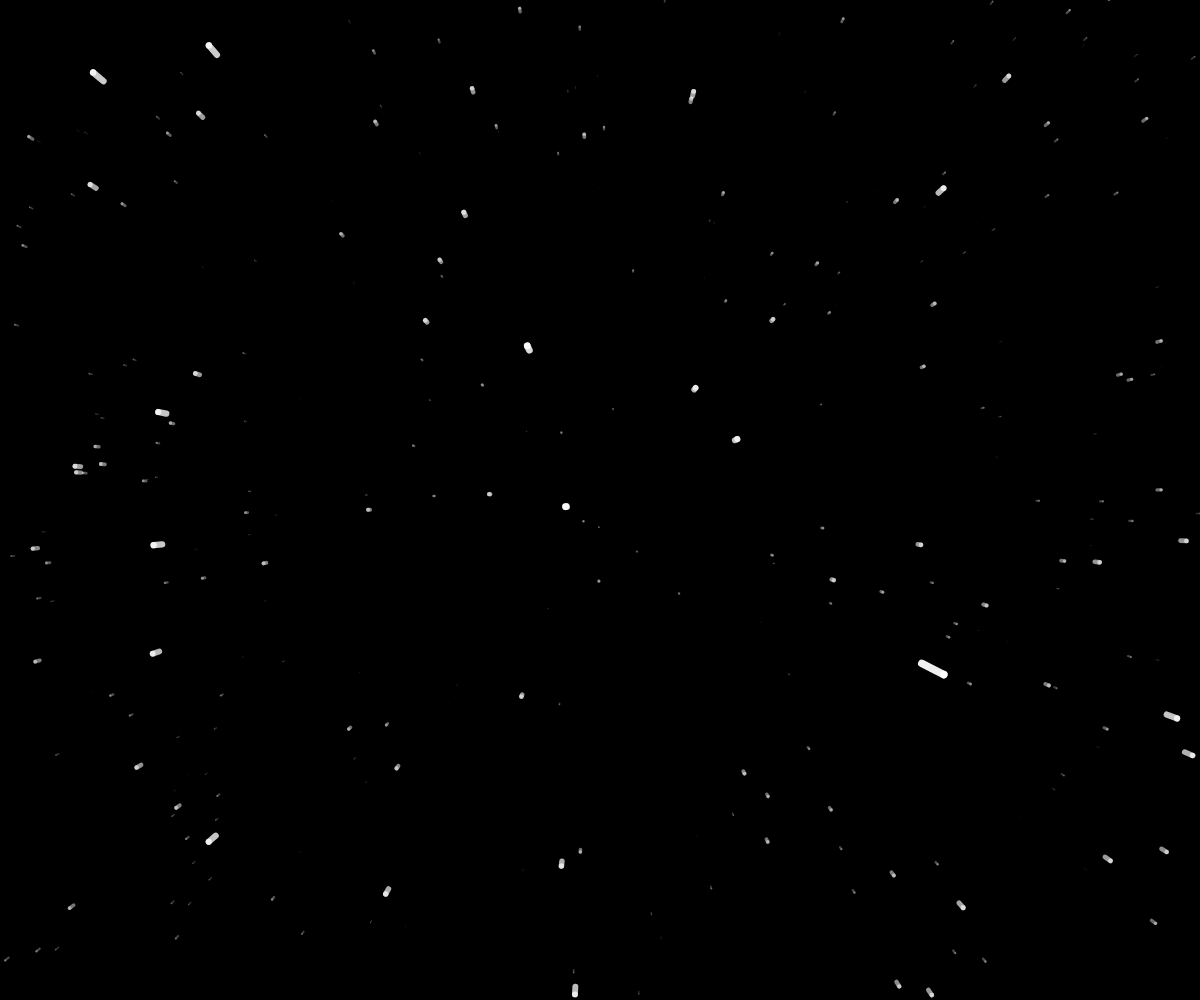
Frame 1 (no input)
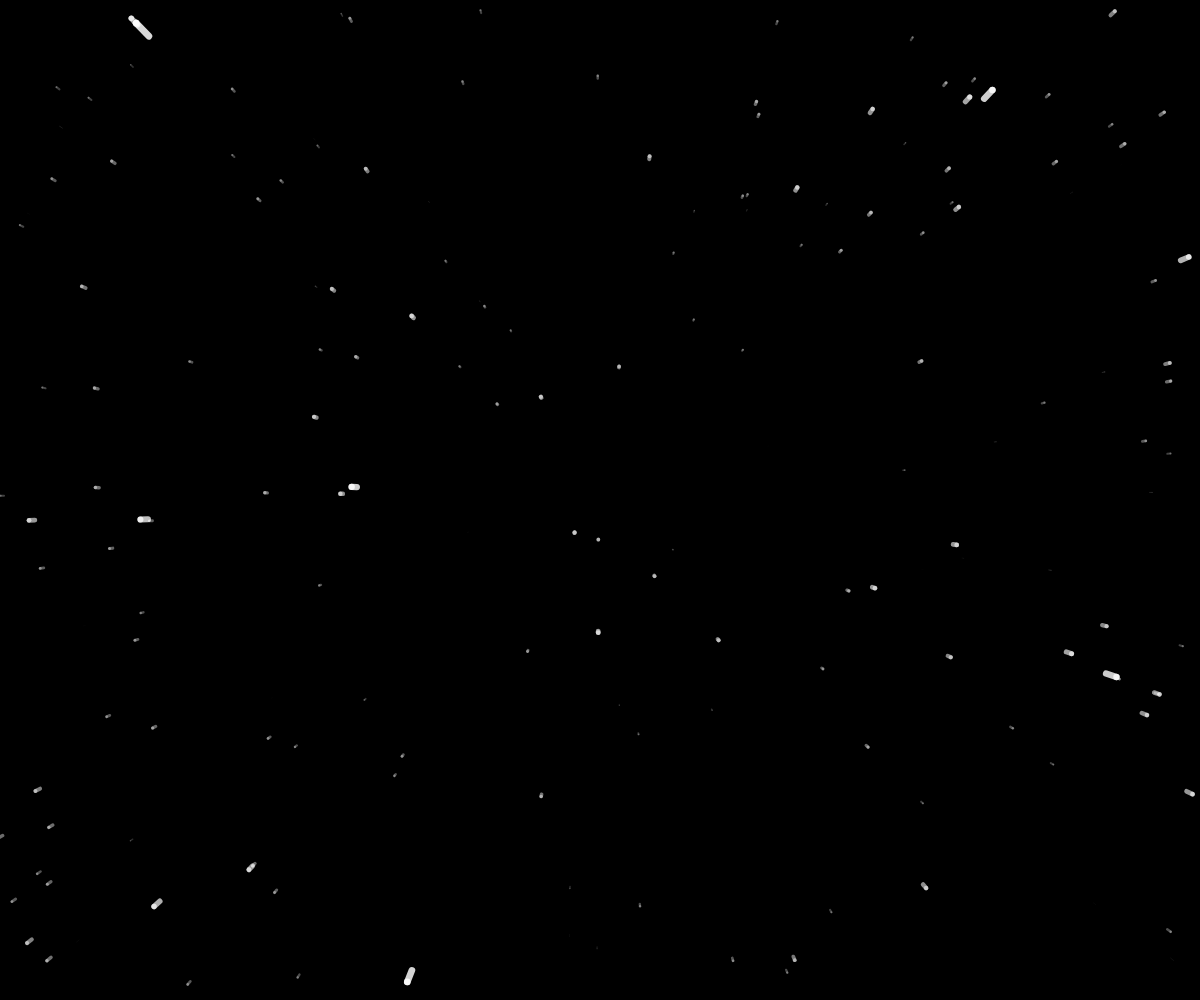
Frame 60 (no input)
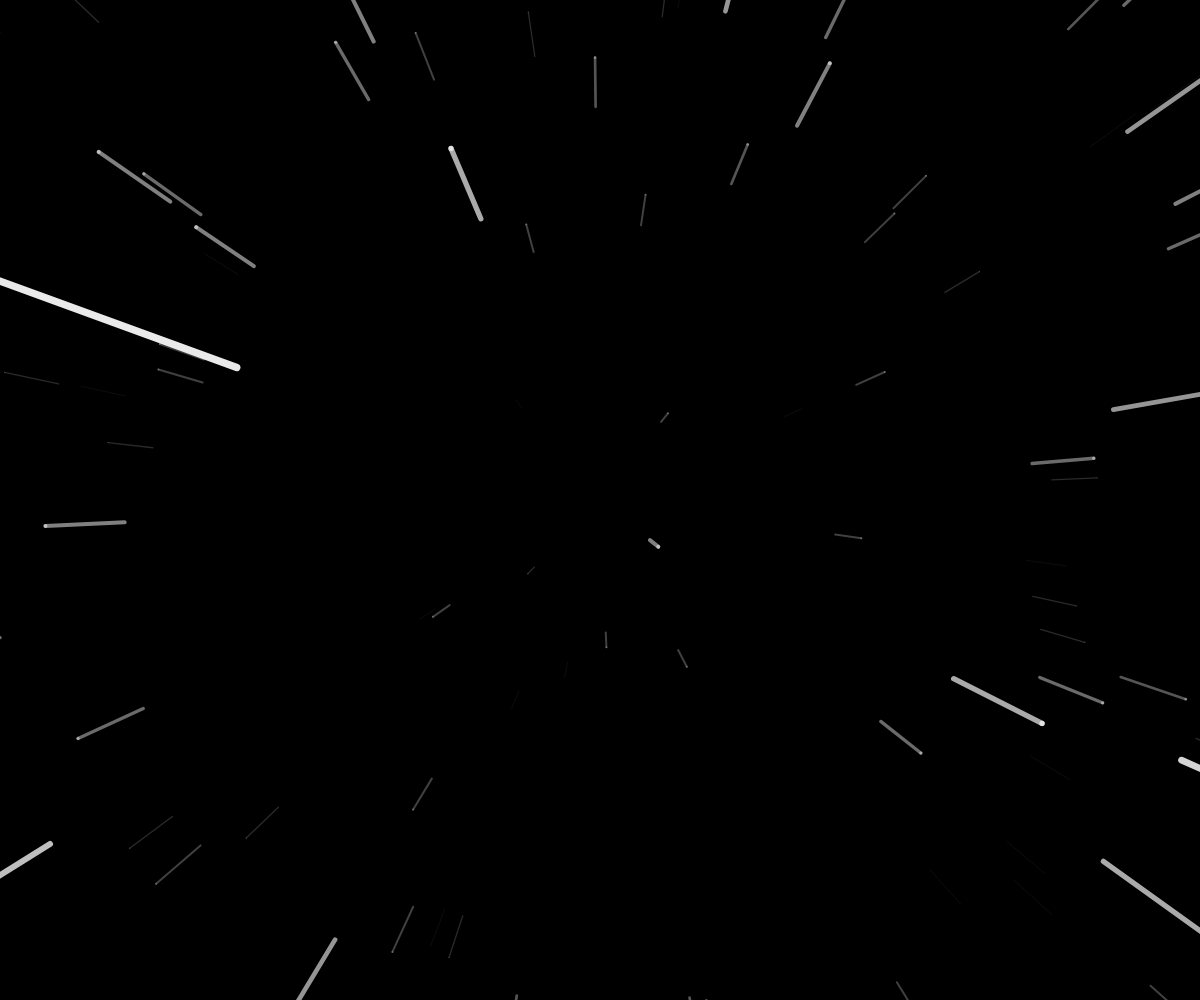
Frame 120 (the mouse pressed at the canvas centre since frame 60)

The p5.js sketch that drew these frames (run headless with seeded random() and noise() and a simulated clock; from frame 60 on, the mouse is pressed at the canvas centre):

// p5.js sketch
// ── sketch.js
let speed;
let warp = false;
let stars = [];

function setup() {
    createCanvas(windowWidth, windowHeight);
    // Create 800 Star objects
    for(let i = 0; i < 800; i++) {
        stars[i] = new Star();
    }
}

function draw() {
    background(0); 
    // Translate origin to the center of the screen.
    translate(width/2, height/2);
    // If warp is false no speed, otherwise hyperdrive speed...
    !warp ? speed = 5 : speed = 100;
    // Set warp when the mouse is held
    mouseIsPressed ? warp = true : warp = false; 
    // For each star in the array run update and run show.
    for(let star of stars) {
        star.update();
        star.show();
    }
}
// ── star.js
class Star {
    // could swap star for random asteroid images!
    // can I rotate the stars or go backwards?!
    // Can I make the stars twinkle??
    constructor() {
        // Random x from left to right if origin is (0, 0)
        this.x = random(-width/2, width/2);
        // Random y from left to right if origin is (0, 0)
        this.y = random(-height/2, height/2);
        // Pseudo Z is a random value from 0 to width
        // for arguements sake: 400/400 screen [235, 153, 348, 35]
        this.z = random(width);
        // pz is initially the current z value [235, 153, 348, 35]
        this.pz = this.z;
    }

    update() {
        // take speed away from the current z each frame (arg speed = 50)
        // [235, 153, 348, 35] => [185, 103, 298, -15];
        this.z -= speed;
        // if z now equals a value less than 1 
        if(this.z < 1) {
            // [185, 103, 298, 400] Set the z to width (400)
            this.z = width;
            // Also give the z a new x and y
            this.x = random(-width, width);
            this.y = random(-height, height);

            // Reset the prev-z to the current z
            this.pz = this.z;
        }
    }

    show() {
        // alpha value based on Z mapped to a number between 255 and 0
        // if Z = width a = 0 if z = 0 z = 255;
        let a = map(this.z, 0, width, 255, 0);

        // starX and starY are a new x,y 
        // This is the bit im a little confused on. 
        // random x -200 to 200 / random z 2 to 400 yeilds a number between 0 and 1
        // each frame z - speed so z gets smaller and the stars move further away
        // each frame sx is a higher width value
        // grows faster each frame 20/400 = 0.05, 20/300 = 0.066, 20/200 = 0.1, 20/100 = 0.2
        // I'm not sure how this moves the stars away radially... 
        // because its translated to the center I would expect this to draw like a box from 
        // the center to the bottom right and outside the bounds
        // I would expect this because sx is a value from 0 to width (0 - 400 so this would suggest nothing could be at 
        // say -50, -50);
        // Yet it is working...
        let sx = map((this.x / this.z), 0, 1, 0, width);
        let sy = map((this.y / this.z), 0, 1, 0, height);

        // map radius to z
        let r = map(this.z, 0, width, 8, 0);

        fill(255, a);
        noStroke();

        ellipse(sx, sy, r, r);

        // map prev x and y to new variables
        let px = map((this.x / this.pz), 0, 1, 0, width);
        let py = map((this.y / this.pz), 0, 1, 0, height);

        // reset prev Z px and py still store previous as they are calculated before.
        this.pz = this.z;

        strokeWeight(r);
        stroke(255, a);

        // streak stars with a line from prev to current
        line(px, py, sx, sy);
    }
}
